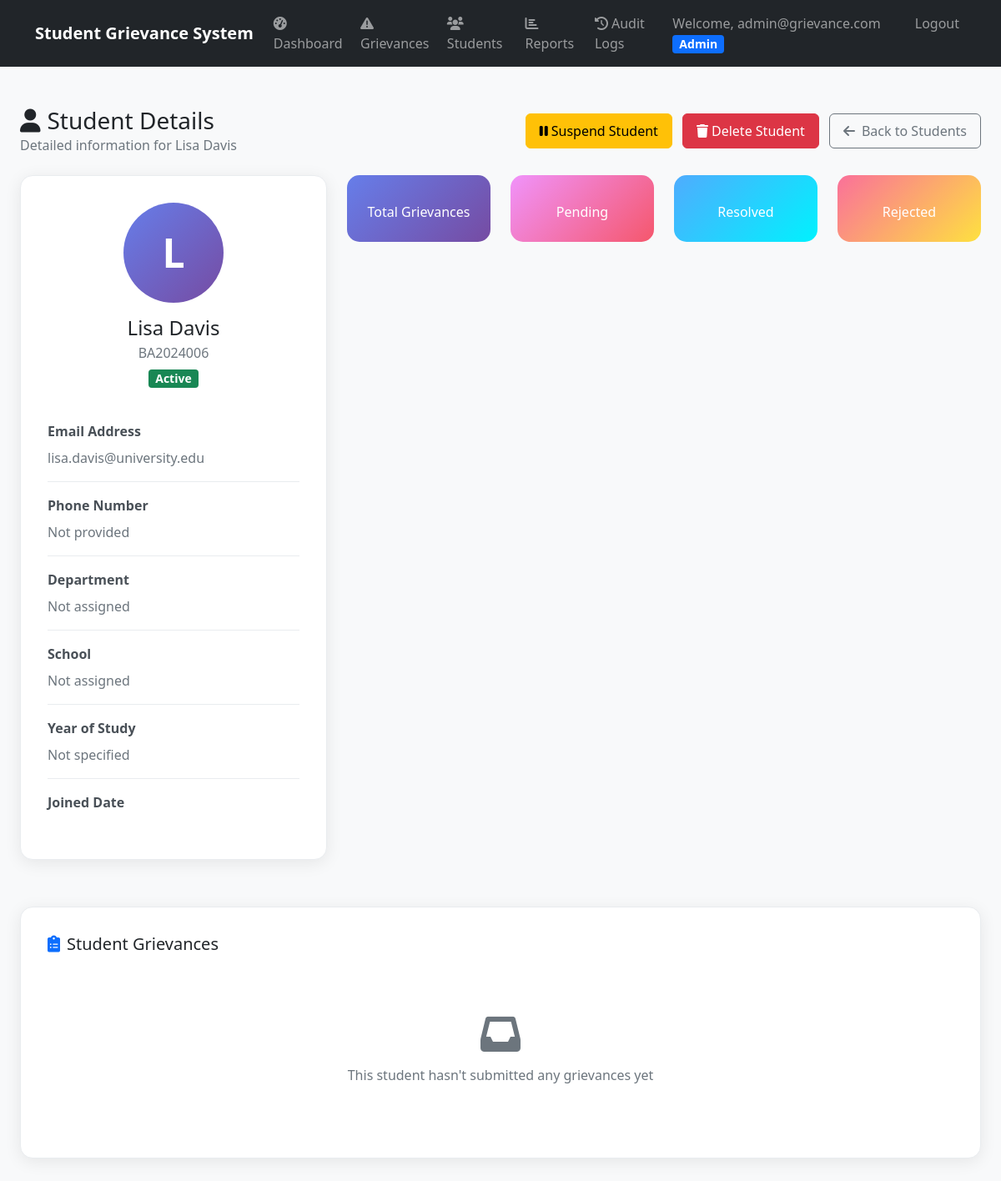
Before: /api/admin-panel/students/6/ (signed in) with the older database file.
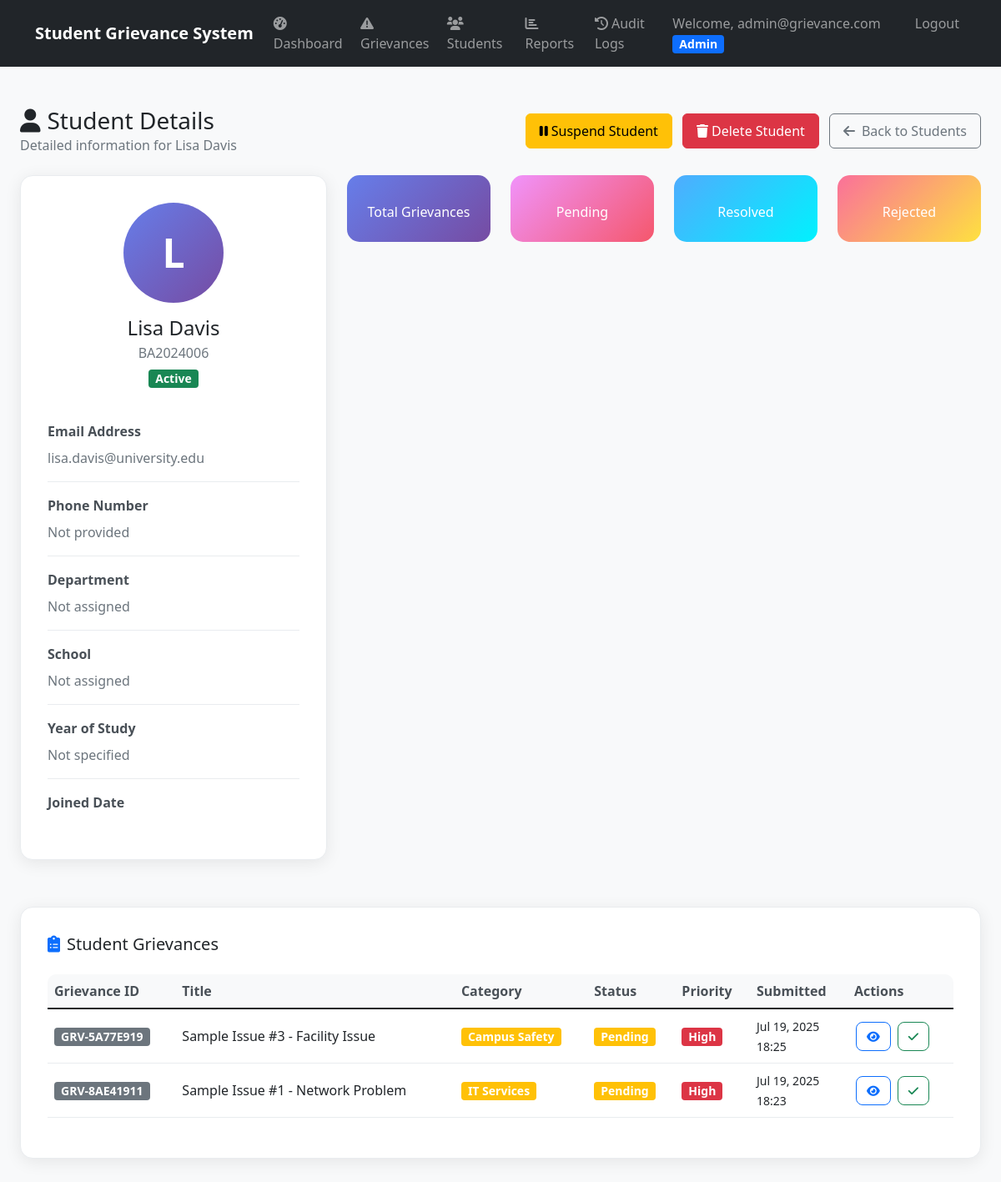
After: the same page with the newer database file.
### apps/grievances/models.py (models this page shows, shortened)
class Grievance(models.Model):
    STATUS_CHOICES = [
        ('pending', 'Pending'),
        ('resolved', 'Resolved'),
        ('rejected', 'Rejected'),
    ]
    PRIORITY_CHOICES = [
        ('low', 'Low'),
        ('medium', 'Medium'),
        ('high', 'High'),
        ('urgent', 'Urgent'),
    ]
    id = models.UUIDField(primary_key=True, default=uuid.uuid4, editable=False)
    student = models.ForeignKey(StudentProfile, on_delete=models.CASCADE, related_name='grievances')
    title = models.CharField(max_length=200)
    description = models.TextField()
    category = models.ForeignKey(Category, on_delete=models.CASCADE, related_name='grievances')
    department = models.CharField(max_length=100, blank=True, null=True, help_text="Department related to grievance")
    status = models.CharField(max_length=20, choices=STATUS_CHOICES, default='pending')
    priority = models.CharField(max_length=20, choices=PRIORITY_CHOICES, default='medium')
    assigned_to = models.ForeignKey(AdminProfile, on_delete=models.SET_NULL, null=True, blank=True, related_name='assigned_grievances')
    is_anonymous = models.BooleanField(default=False)
    expected_resolution_date = models.DateTimeField(null=True, blank=True)
    actual_resolution_date = models.DateTimeField(null=True, blank=True)
    submitted_at = models.DateTimeField(auto_now_add=True)
    updated_at = models.DateTimeField(auto_now=True)
    class Meta:
        ordering = ['-submitted_at']
        indexes = [
            models.Index(fields=['status', 'submitted_at']),
            models.Index(fields=['student', 'status']),
            models.Index(fields=['assigned_to', 'status']),
        ]
    @property
    def grievance_id(self):
        return f"GRV-{str(self.id)[:8].upper()}"

class Category(models.Model):
    CATEGORY_TYPES = [
        ('academic', 'Academic'),
        ('non_academic', 'Non-Academic'),
    ]
    id = models.UUIDField(primary_key=True, default=uuid.uuid4, editable=False)
    name = models.CharField(max_length=100)
    description = models.TextField(blank=True, null=True)
    category_type = models.CharField(max_length=20, choices=CATEGORY_TYPES)
    default_admin = models.ForeignKey(AdminProfile, on_delete=models.SET_NULL, null=True, blank=True, related_name='default_categories')
    keywords = models.TextField(blank=True, null=True, help_text="Keywords for auto-assignment (comma-separated)")
    is_active = models.BooleanField(default=True)
    created_at = models.DateTimeField(auto_now_add=True)
    updated_at = models.DateTimeField(auto_now=True)
    class Meta:
        verbose_name_plural = "Categories"
        ordering = ['category_type', 'name']

### apps/admin_panel/views.py (the view)
# urls.py: path('students/<int:student_id>/', views.student_detail_view, name='student_detail'),
@login_required
def student_detail_view(request, student_id):
    if not request.user.is_admin:
        messages.error(request, 'Access denied')
        return redirect('authentication:login')
    try:
        student = StudentProfile.objects.select_related('user').get(id=student_id)
        grievances = Grievance.objects.filter(student=student).select_related('category').order_by('-submitted_at')
        grievance_stats = grievances.aggregate(
            total=Count('id'),
            pending=Count('id', filter=Q(status='pending')),
            resolved=Count('id', filter=Q(status='resolved')),
            rejected=Count('id', filter=Q(status='rejected'))
        )
        context = {
            'student': student,
            'grievances': grievances,
            'grievance_stats': grievance_stats,
        }
        return render(request, 'admin_panel/student_detail.html', context)
    except StudentProfile.DoesNotExist:
        messages.error(request, 'Student not found')
        return redirect('admin_panel:student_list')

### apps/authentication/models.py (called while the page is built)
    def get_display_name(self):
        if hasattr(self, 'student_profile') and self.student_profile.name:
            return self.student_profile.name
        return self.email

    @property
    def is_student(self):
        return self.role == 'student'

    @property
    def is_admin(self):
        return self.role in ['admin', 'superadmin', 'officer']

### apps/students/context_processors.py (called while the page is built)
def student_notifications(request):
    if request.user.is_authenticated and request.user.is_student:
        notifications = get_student_notifications(request.user)
        return {
            'student_notifications': notifications,
            'notifications_count': len(notifications)
        }
    return {
        'student_notifications': [],
        'notifications_count': 0
    }

### templates/admin_panel/student_detail.html (shortened to what the changed rows need)
{% extends 'base.html' %}
{% load static %}
{% block content %}
<div class="container-fluid py-4">
    <div class="row mb-4">
        <div class="col-12">
            <div class="d-flex justify-content-between align-items-center">
                <div>
                    <h1 class="h3 mb-0 text-gray-800">
                        <i class="fas fa-user me-2"></i>Student Details
                    </h1>
                </div>
            </div>
        </div>
    </div>
    <div class="row">
        <div class="col-12">
            <div class="detail-card">
                {% if grievances %}
                <div class="table-responsive">
                    <table class="table table-hover">
                        <thead>
                            <tr>
                                <th>Grievance ID</th>
                                <th>Title</th>
                                <th>Category</th>
                                <th>Status</th>
                                <th>Priority</th>
                                <th>Submitted</th>
                                <th>Actions</th>
                            </tr>
                        </thead>
                        <tbody>
                            {% for grievance in grievances %}
                            <tr>
                                <td>
                                    <span class="badge bg-secondary">{{ grievance.grievance_id }}</span>
                                </td>
                                <td>
                                    <div>
                                        {{ grievance.title|truncatechars:40 }}
                                    </div>
                                </td>
                                <td>
                                    <span class="badge bg-{% if grievance.category.category_type == 'academic' %}info{% else %}warning{% endif %}">
                                        {{ grievance.category.name|truncatechars:15 }}
                                    </span>
                                </td>
                                <td>
                                    <span class="badge bg-{% if grievance.status == 'pending' %}warning{% elif grievance.status == 'resolved' %}success{% else %}danger{% endif %}">
                                        {{ grievance.get_status_display }}
                                    </span>
                                </td>
                                <td>
                                    <span class="badge bg-{% if grievance.priority == 'high' %}danger{% elif grievance.priority == 'medium' %}warning{% else %}secondary{% endif %} text-white">
                                        {{ grievance.get_priority_display }}
                                    </span>
                                </td>
                                <td>
                                    <small>{{ grievance.submitted_at|date:"M d, Y" }}<br>{{ grievance.submitted_at|time:"H:i" }}</small>
                                </td>
                                <td>
                                    <div class="action-buttons">
                                        <a href="{% url 'admin_panel:grievance_detail' grievance.id %}"
                                           class="btn btn-sm btn-outline-primary" title="View Details">
                                            <i class="fas fa-eye"></i>
                                        </a>
                                        {% if grievance.status == 'pending' %}
                                        <button class="btn btn-sm btn-outline-success"
                                                onclick="updateGrievanceStatus('{{ grievance.id }}', 'resolved')"
                                                title="Mark as Resolved">
                                            <i class="fas fa-check"></i>
                                        </button>
                                        {% endif %}
                                    </div>
                                </td>
                            </tr>
                            {% endfor %}
                        </tbody>
                    </table>
                </div>
                {% else %}
                <div class="text-center py-5">
                    <i class="fas fa-inbox fa-3x text-muted mb-3"></i>
                    <h6 class="text-muted">This student hasn't submitted any grievances yet</h6>
                </div>
                {% endif %}
            </div>
        </div>
    </div>
</div>
{% endblock %}

Changed rows visible on the page:
added Grievance: grievance_id "GRV-5A77E919", title "Sample Issue #3 - Facility Issue", category.name "Campus Safety", status "Pending", priority "High", submitted_at "Jul 19, 2025", submitted_at "18:25"
added Grievance: grievance_id "GRV-8AE41911", title "Sample Issue #1 - Network Problem", category.name "IT Services", status "Pending", priority "High", submitted_at "Jul 19, 2025", submitted_at "18:23"
Other visible differences:
text no longer shown: "This student hasn't submitted any grievances yet"
text now shown: "Grievance ID Title Category Status Priority Submitted Actions"
